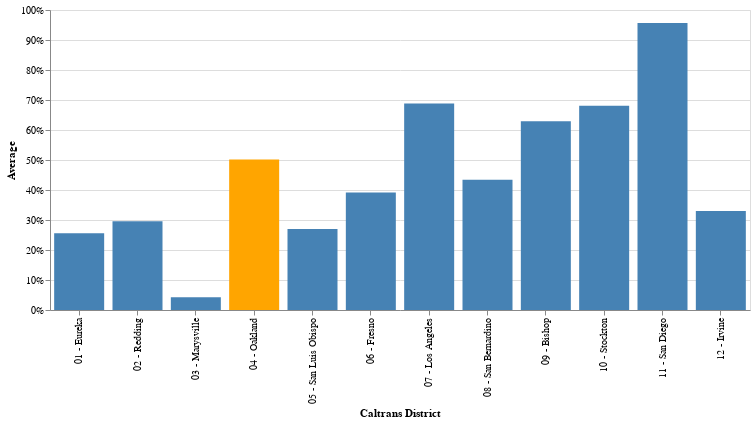

Notebook code for this chart:
### Code cell
display(HTML('<strong>Districts Average of Scheduled & RT Vehicle Position Data</strong>'))
bar = (alt.Chart(all_dist_avg)
        .mark_bar(size=50)
        .encode(
            x=alt.X('caltrans_district', title=utils.labeling('caltrans_district')),
            y=alt.Y('avg', title=utils.labeling('Average'), axis=alt.Axis(format='%')),
            color=alt.condition(
        alt.FieldOneOfPredicate('caltrans_district', [f'{district}']),  # If the district is parameter then return true,
        alt.value('orange'),     # which sets the bar orange.
        alt.value('steelblue')   # And if it's not true it sets the bar steelblue.
            )
        ))
## code help: https://stackoverflow.com/questions/71082262/highlighting-specific-columns-in-bar-chart-in-python-using-altair
bar.properties(width=700)

### Figure 1 — Vega-Lite specification as saved in the notebook (floating-point values rounded to 4 significant figures)
{"config": {"view": {"continuousWidth": 400, "continuousHeight": 300}}, "data": {"name": "data-cc0d63e5489f62851af9f5a4d675d0ec"}, "mark": {"type": "bar", "size": 50}, "encoding": {"color": {"condition": {"value": "orange", "test": {"field": "caltrans_district", "oneOf": ["04 - Oakland"]}}, "value": "steelblue"}, "x": {"field": "caltrans_district", "title": "Caltrans District", "type": "nominal"}, "y": {"axis": {"format": "%"}, "field": "avg", "title": "Average", "type": "quantitative"}}, "width": 700, "$schema": "https://vega.github.io/schema/vega-lite/v4.17.0.json", "datasets": {"data-cc0d63e5489f62851af9f5a4d675d0ec": [{"caltrans_district": null, "num_sched": null, "num_vp": null, "avg": null, "District Average": "nan%"}, {"caltrans_district": "05 - San Luis Obispo", "num_sched": 2573.0, "num_vp": 694.0, "avg": 0.2697, "District Average": "26.97%"}, {"caltrans_district": "07 - Los Angeles", "num_sched": 29480.0, "num_vp": 20290.0, "avg": 0.6881, "District Average": "68.81%"}, {"caltrans_district": "04 - Oakland", "num_sched": 54040.0, "num_vp": 27130.0, "avg": 0.5021, "District Average": "50.21%"}, {"caltrans_district": "10 - Stockton", "num_sched": 2908.0, "num_vp": 1980.0, "avg": 0.6809, "District Average": "68.09%"}, {"caltrans_district": "03 - Marysville", "num_sched": 6075.0, "num_vp": 259.0, "avg": 0.04263, "District Average": "4.26%"}, {"caltrans_district": "11 - San Diego", "num_sched": 9084.0, "num_vp": 8692.0, "avg": 0.9568, "District Average": "95.68%"}, {"caltrans_district": "02 - Redding", "num_sched": 750.0, "num_vp": 222.0, "avg": 0.296, "District Average": "29.60%"}, {"caltrans_district": "08 - San Bernardino", "num_sched": 3813.0, "num_vp": 1657.0, "avg": 0.4346, "District Average": "43.46%"}, {"caltrans_district": "06 - Fresno", "num_sched": 3651.0, "num_vp": 1429.0, "avg": 0.3914, "District Average": "39.14%"}, {"caltrans_district": "09 - Bishop", "num_sched": 186.0, "num_vp": 117.0, "avg": 0.629, "District Average": "62.90%"}, {"caltrans_district": "01 - Eureka", "num_sched": 852.0, "num_vp": 218.0, "avg": 0.2559, "District Average": "25.59%"}, {"caltrans_district": "12 - Irvine", "num_sched": 9619.0, "num_vp": 3171.0, "avg": 0.3297, "District Average": "32.97%"}]}}
